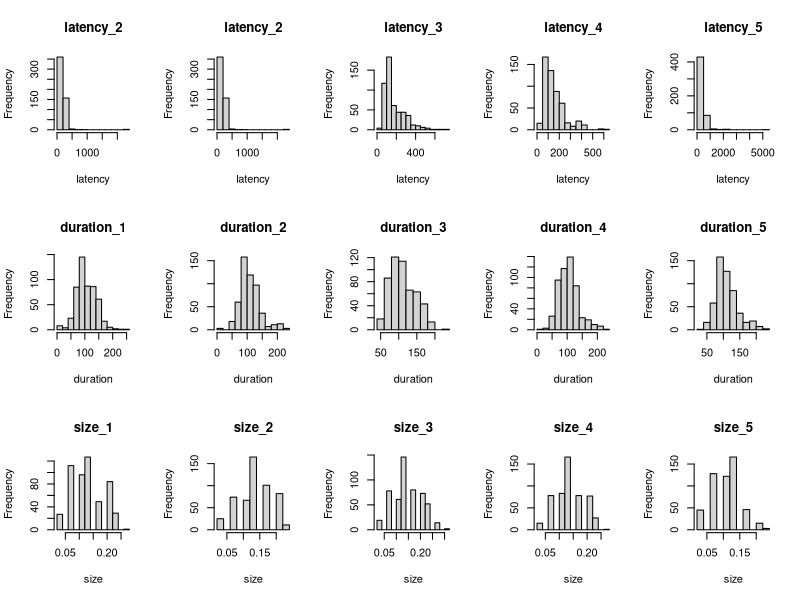

Generate this figure with R:
#!/usr/local/bin/Rscript

# NOTE: all paths in this file assume that it is being
# run from the root directory of this project

taps <- read.table("data/taps.tsv", header=TRUE, sep="\t")

# histograms
pdf(file="summary/plots/hist.pdf")
par(mfrow=c(3,5))
#hist(taps$latency_1, main="latency_1", xlab="latency")
hist(taps$latency_2, main="latency_2", xlab="latency")
hist(taps$latency_2, main="latency_2", xlab="latency")
hist(taps$latency_3, main="latency_3", xlab="latency")
hist(taps$latency_4, main="latency_4", xlab="latency")
hist(taps$latency_5, main="latency_5", xlab="latency")
hist(taps$duration_1, main="duration_1", xlab="duration")
hist(taps$duration_2, main="duration_2", xlab="duration")
hist(taps$duration_3, main="duration_3", xlab="duration")
hist(taps$duration_4, main="duration_4", xlab="duration")
hist(taps$duration_5, main="duration_5", xlab="duration")
hist(taps$size_1, main="size_1", xlab="size")
hist(taps$size_2, main="size_2", xlab="size")
hist(taps$size_3, main="size_3", xlab="size")
hist(taps$size_4, main="size_4", xlab="size")
hist(taps$size_5, main="size_5", xlab="size")
dev.off()
